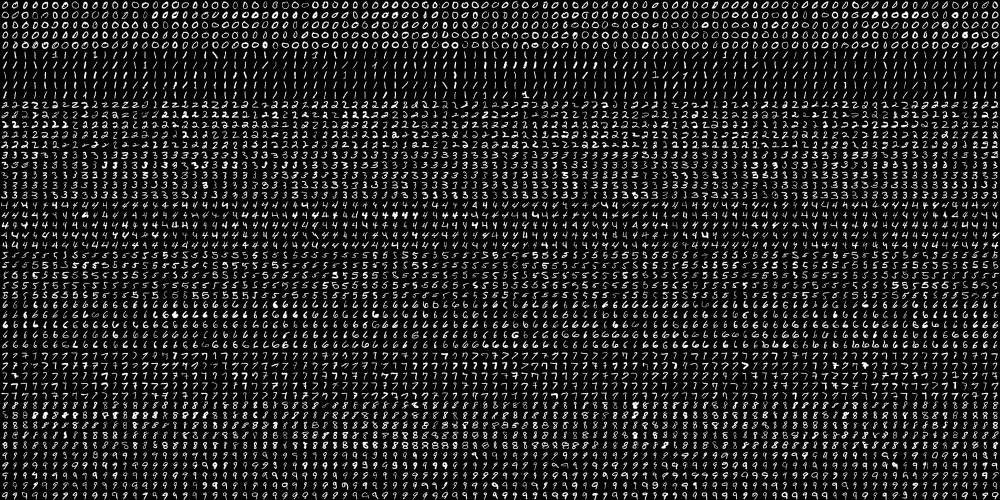
#> input picture 07_opencv/img/digits.png, 2000 x 1000 px (shown at 1/2 size)
$ python kNN_mnist.py
#> lines starting #> are read from the running program, lines starting #| are printed output that depends on the picture
### 07_opencv/src/mnist.py
import numpy as np, cv2

data = None  # 이미지 데이타 셋
k = list(range(10)) # [0,1,2,3,4,5,6,7,8,9] 레이블 셋

# 이미지 데이타 읽어들이는 함수 ---①
def load():
    global data
    # 0~9 각각 500(5x100)개, 총5000(50x100)개, 한 숫자당 400(20x20)픽셀
    image = cv2.imread('../img/digits.png')
    gray = cv2.cvtColor(image,cv2.COLOR_BGR2GRAY)
    # 숫자 한개(20x20)씩 구분하기 위해 행별(50)로 나누고 열별(100)로 나누기
    cells = [np.hsplit(row,100) for row in np.vsplit(gray,50)]
    # 리스트를 NumPy 배열로  변환 (50 x 100 x 20 x 20 )
    data = np.array(cells)

# 모든 숫자 데이타 반환 ---②
# [9 lines left out: function getData, not called in this run]

# 훈련용 데이타 반환 ---③
def getTrain(reshape=True):
#> called with reshape = True
    if data is None: load() # 이미지 읽기 확인
#> in load, image is the input picture: shape (1000, 2000, 3); min 0, max 255, mean 33.8
#> in load, `cells = [np.hsplit(row,100) for row in np.vsplit(gray,50)]`: cells = 50 items
    # 50x100 중에 90열만 훈련 데이타로 사용
    train = data[:,:90]
    if reshape:
        # 훈련 데이타를 N X 400으로 변환
        train = train.reshape(-1,400).astype(np.float32) # 4500x400
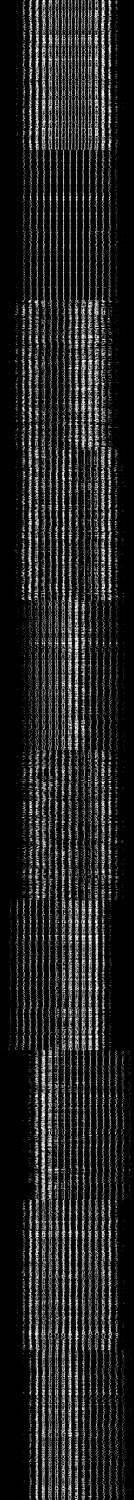
#> train: shape (4500, 400) float32 (shown at 1/3 size); min 0, max 255, mean 33.8
    # 레이블 생성
    train_labels = np.repeat(k,450).reshape(-1,1) # 각 숫자당 45번 반복(10x450)
    return (train, train_labels)

# 테스트용 데이타 반환 ---④
def getTest(reshape=True):
    if data is None: load()
    # 50x100 중에 마지막 10열만 훈련 데이타로 사용
    test = data[:,90:100]
    # 테스트 데이타를 N x 400으로 변환
    if reshape:
        test = test.reshape(-1,400).astype(np.float32) # 500x400
    test_labels = np.repeat(k,50).reshape(-1,1)
    return (test, test_labels)


# 손글씨 숫자 한 개를 20x20 로 변환후에 1x400 형태로 변환 ---⑤
# [20 lines left out: function digit2data, not called in this run]

### 07_opencv/src/kNN_mnist.py
import numpy as np, cv2
import mnist
import matplotlib.pyplot as plt

# 훈련 데이타와 테스트 데이타 가져오기
train, train_labels = mnist.getTrain()
#> train_labels = 4500 values from 0 to 9
test, test_labels = mnist.getTest()
#> in getTest, `test = test.reshape(-1,400).astype(np.float32)`:
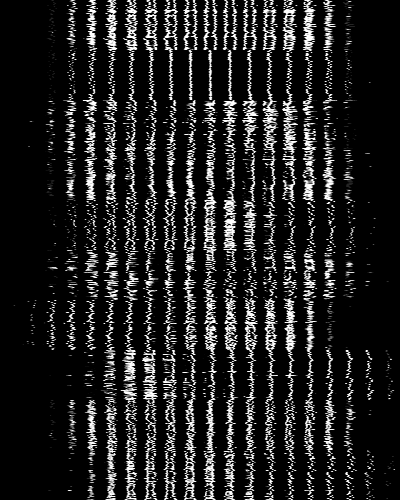
#> test: shape (500, 400) float32; min 0, max 255, mean 34
#> test_labels = 500 values from 0 to 9

# kNN 객체 생성 및 훈련
knn = cv2.ml.KNearest_create()
knn.train(train, cv2.ml.ROW_SAMPLE, train_labels)

# 정확도 저장용 리스트
k_values = list(range(1, 11))
accuracies = []

# k값을 1~10까지 변경하면서 예측
for k in range(1, 11):
    # 결과 예측
    ret, result, neighbors, distance = knn.findNearest(test, k=k)

    # 정확도 계산 및 출력
    correct = np.sum(result == test_labels)
    accuracy = correct / result.size * 100.0
    accuracies.append(accuracy)
    print("K:%d, Accuracy :%.2f%%(%d/%d)" % (k, accuracy, correct, result.size))
#> this loop made 10 passes
#> (correct, accuracy) on passes 1 to 10: (477, 95.4), (472, 94.4), (475, 95), (472, 94.4), (471, 94.2), (471, 94.2), (472, 94.4), (468, 93.6), (467, 93.4), (465, 93)
#| K:1, Accuracy :95.40%(477/500)
#| K:2, Accuracy :94.40%(472/500)
#| K:3, Accuracy :95.00%(475/500)
#| K:4, Accuracy :94.40%(472/500)
#| K:5, Accuracy :94.20%(471/500)
#| K:6, Accuracy :94.20%(471/500)
#| K:7, Accuracy :94.40%(472/500)
#| K:8, Accuracy :93.60%(468/500)
#> (further printed lines are left out)
#> after the loop, accuracies = [95.4, 94.4, 95, 94.4, 94.2, 94.2, 94.4, 93.6, 93.4, 93]

# --- 시각화 ---
plt.figure(figsize=(10, 5))
plt.plot(k_values, accuracies, marker='o', linestyle='-', color='blue')
plt.title('k-NN Accuracy on MNIST (Test Size: %d)' % result.size)
plt.xlabel('k value')
plt.ylabel('Accuracy (%)')
plt.xticks(k_values)
plt.grid(True)
plt.ylim(min(accuracies) - 1, max(accuracies) + 1)

plt.tight_layout()
plt.show()
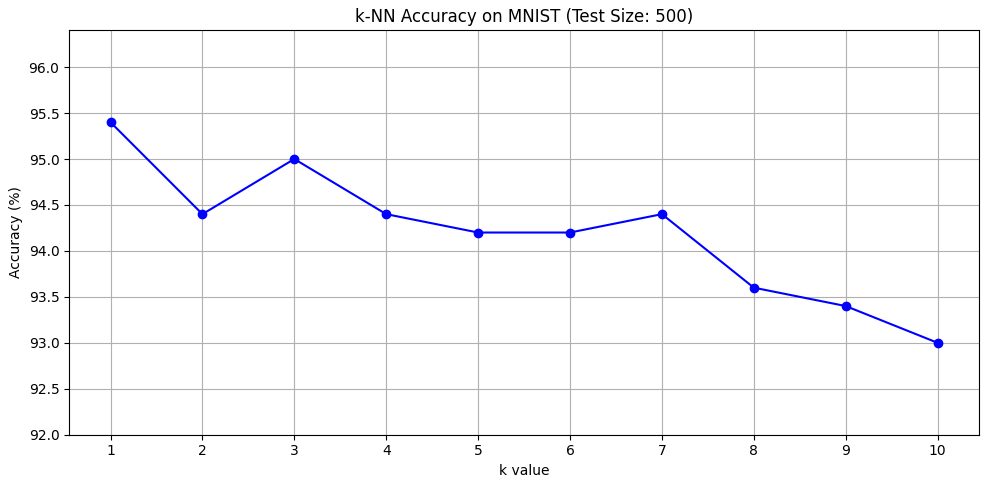
#> figure drawn by matplotlib, 1 panel; curve peaks at x = 1, y = 95.4
